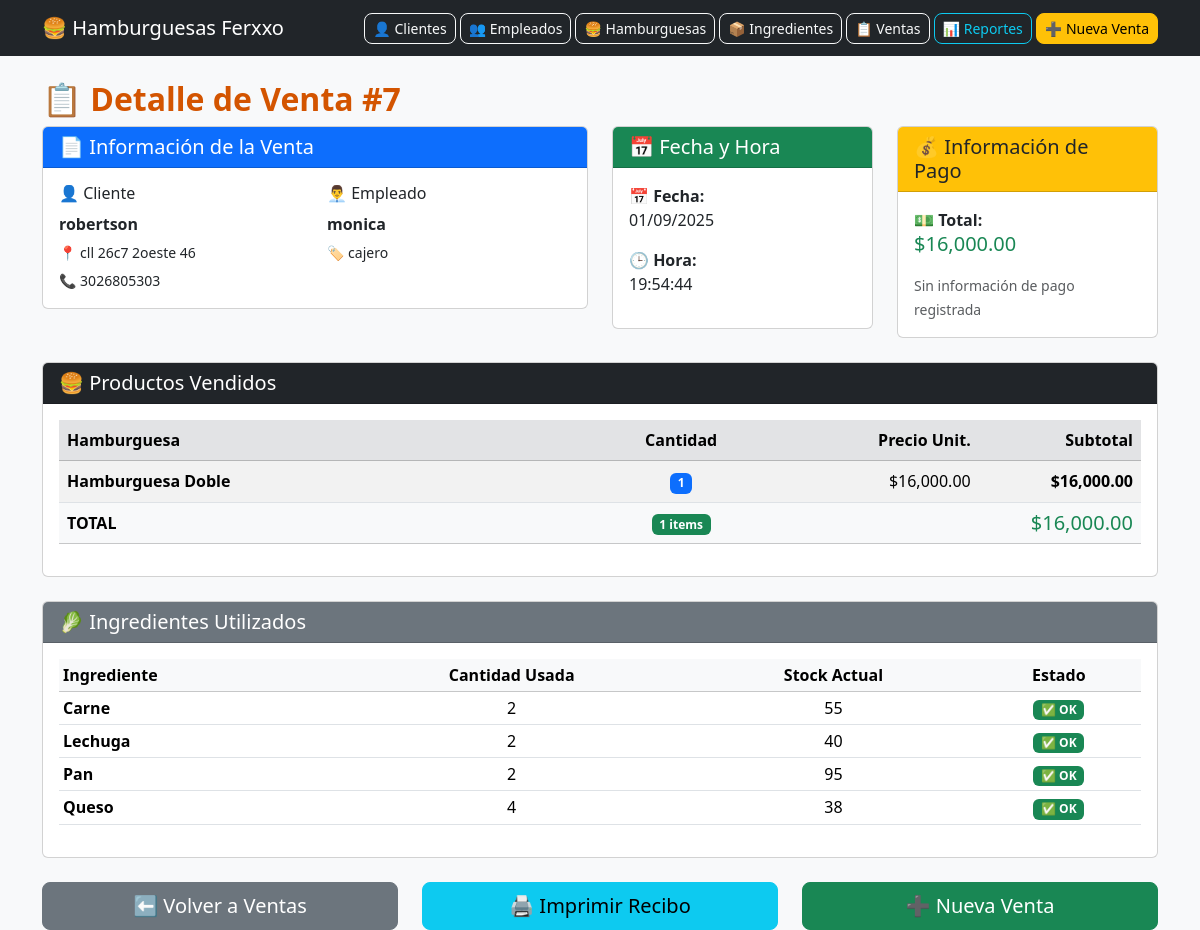
The page /venta_detalle.php?id=7 on the database its author committed.
### tables this page shows
CREATE TABLE `ventas` (
  `id_venta` int(11) NOT NULL,
  `cliente_id` int(11) DEFAULT NULL,
  `empleado_id` int(11) DEFAULT NULL,
  `fecha` datetime DEFAULT current_timestamp(),
  `valor_total` decimal(10,2) NOT NULL
);

CREATE TABLE `clientes` (
  `id_cliente` int(11) NOT NULL,
  `nombre` varchar(100) NOT NULL,
  `direccion` varchar(150) DEFAULT NULL,
  `telefono` varchar(20) DEFAULT NULL
);

CREATE TABLE `empleados` (
  `id_empleado` int(11) NOT NULL,
  `nombre` varchar(100) NOT NULL,
  `apellido` varchar(100) NOT NULL,
  `cargo` varchar(50) NOT NULL
);

CREATE TABLE `detalle_ventas` (
  `id_detalle` int(11) NOT NULL,
  `venta_id` int(11) NOT NULL,
  `hamburguesa_id` int(11) NOT NULL,
  `cantidad` int(11) NOT NULL,
  `subtotal` decimal(10,2) NOT NULL
);

CREATE TABLE `tipo_hamburguesa` (
  `id_hamburguesa` int(11) NOT NULL,
  `nombre` varchar(50) NOT NULL,
  `precio` decimal(10,2) NOT NULL
);

### venta_detalle.php (the view, shortened to what this page needs)
<?php
include("config/db.php");
$id = isset($_GET['id']) ? (int)$_GET['id'] : 0;
include("header.php");
?>
<h2>📋 Detalle de Venta #<?= $id ?></h2>
<?php
$venta_sql = "SELECT v.*, c.nombre AS cliente, c.direccion, c.telefono, e.nombre AS empleado, e.cargo
              FROM ventas v
              LEFT JOIN clientes c ON v.cliente_id = c.id_cliente
              LEFT JOIN empleados e ON v.empleado_id = e.id_empleado
              WHERE v.id_venta = ?";
$stmt = $conn->prepare($venta_sql);
$stmt->bind_param("i", $id);
$stmt->execute();
$result = $stmt->get_result();
$venta = $result->fetch_assoc();
?>
<div class="row mb-4">
    <div class="col-md-6">
        <div class="card">
            <div class="card-header bg-primary text-white">
                <h5 class="mb-0">📄 Información de la Venta</h5>
            </div>
            <div class="card-body">
                <div class="row">
                    <div class="col-md-6">
                        <h6>👤 Cliente</h6>
                        <p class="mb-1"><strong><?= $venta['cliente'] ?: 'Cliente no especificado' ?></strong></p>
                        <?php if($venta['direccion']): ?>
                            <p class="mb-1"><small>📍 <?= $venta['direccion'] ?></small></p>
                        <?php endif; ?>
                        <?php if($venta['telefono']): ?>
                            <p class="mb-0"><small>📞 <?= $venta['telefono'] ?></small></p>
                        <?php endif; ?>
                    </div>
                    <div class="col-md-6">
                        <h6>👨‍💼 Empleado</h6>
                        <p class="mb-1"><strong><?= $venta['empleado'] ?: 'No especificado' ?></strong></p>
                        <?php if($venta['cargo']): ?>
                            <p class="mb-0"><small>🏷️ <?= $venta['cargo'] ?></small></p>
                        <?php endif; ?>
                    </div>
                </div>
            </div>
        </div>
    </div>
    <div class="col-md-3">
        <div class="card">
            <div class="card-header bg-success text-white">
                <h5 class="mb-0">📅 Fecha y Hora</h5>
            </div>
            <div class="card-body">
                <p><strong>📅 Fecha:</strong><br><?= date('d/m/Y', strtotime($venta['fecha'])) ?></p>
                <p><strong>🕒 Hora:</strong><br><?= date('H:i:s', strtotime($venta['fecha'])) ?></p>
            </div>
        </div>
    </div>
    <div class="col-md-3">
        <div class="card">
            <div class="card-header bg-warning text-dark">
                <h5 class="mb-0">💰 Información de Pago</h5>
            </div>
            <div class="card-body">
                <p><strong>💵 Total:</strong><br>
                    <span class="h5 text-success">$<?= number_format($venta['valor_total'], 2) ?></span>
                </p>
                <?php if(isset($venta['monto_recibido']) && $venta['monto_recibido'] > 0): ?>
                    <p><strong>💸 Recibido:</strong><br>
                        <span class="text-primary">$<?= number_format($venta['monto_recibido'], 2) ?></span>
                    </p>
                    <p><strong>💰 Cambio:</strong><br>
                        <span class="text-info fw-bold">$<?= number_format($venta['cambio'] ?? 0, 2) ?></span>
                    </p>
                <?php else: ?>
                    <small class="text-muted">Sin información de pago registrada</small>
                <?php endif; ?>
            </div>
        </div>
    </div>
</div>
<div class="card">
    <div class="card-header bg-dark text-white">
        <h5 class="mb-0">🍔 Productos Vendidos</h5>
    </div>
    <div class="card-body">
        <div class="table-responsive">
            <table class="table table-striped">
                <thead class="table-secondary">
                    <tr>
                        <th width="50%">Hamburguesa</th>
                        <th width="15%" class="text-center">Cantidad</th>
                        <th width="20%" class="text-end">Precio Unit.</th>
                        <th width="15%" class="text-end">Subtotal</th>
                    </tr>
                </thead>
                <tbody>
                    <?php
                    $detalle_sql = "SELECT dv.*, th.nombre, th.precio
                                    FROM detalle_ventas dv
                                    JOIN tipo_hamburguesa th ON dv.hamburguesa_id = th.id_hamburguesa
                                    WHERE dv.venta_id = ?
                                    ORDER BY th.nombre";
                    $stmt_detalle = $conn->prepare($detalle_sql);
                    $stmt_detalle->bind_param("i", $id);
                    $stmt_detalle->execute();
                    $detalle_result = $stmt_detalle->get_result();
                    $total_verificacion = 0;
                    $total_items = 0;
                    while($detalle = $detalle_result->fetch_assoc()){
                        $precio_unitario = $detalle['subtotal'] / $detalle['cantidad'];
                        $total_verificacion += $detalle['subtotal'];
                        $total_items += $detalle['cantidad'];
                        echo "<tr>
                                <td>
                                    <strong>{$detalle['nombre']}</strong>
                                </td>
                                <td class='text-center'>
                                    <span class='badge bg-primary'>{$detalle['cantidad']}</span>
                                </td>
                                <td class='text-end'>
                                    $".number_format($precio_unitario, 2)."
                                </td>
                                <td class='text-end'>
                                    <strong>$".number_format($detalle['subtotal'], 2)."</strong>
                                </td>
                              </tr>";
                    }
                    ?>
                </tbody>
                <tfoot class="table-light">
                    <tr>
                        <th>TOTAL</th>
                        <th class="text-center">
                            <span class="badge bg-success"><?= $total_items ?> items</span>
                        </th>
                        <th></th>
                        <th class="text-end h5 text-success">
                            $<?= number_format($total_verificacion, 2) ?>
                        </th>
                    </tr>
                </tfoot>
            </table>
        </div>
    </div>
</div>
<div class="card mt-4">
    <div class="card-header bg-secondary text-white">
        <h5 class="mb-0">🥬 Ingredientes Utilizados</h5>
    </div>
    <div class="card-body">
        <div class="table-responsive">
            <table class="table table-sm">
                <thead class="table-light">
                    <tr>
                        <th>Ingrediente</th>
                        <th class="text-center">Cantidad Usada</th>
                        <th class="text-center">Stock Actual</th>
                        <th class="text-center">Estado</th>
                    </tr>
                </thead>
                <tbody>
                    <?php
                    $ingredientes_sql = "SELECT p.nombre,
                                                SUM(hp.cantidad * dv.cantidad) as cantidad_usada,
                                                p.stock
                                         FROM detalle_ventas dv
                                         JOIN hamburguesa_producto hp ON dv.hamburguesa_id = hp.hamburguesa_id
                                         JOIN productos p ON hp.producto_id = p.id_producto
                                         WHERE dv.venta_id = ?
                                         GROUP BY p.id_producto, p.nombre, p.stock
                                         ORDER BY p.nombre";
                    $stmt_ing = $conn->prepare($ingredientes_sql);
                    $stmt_ing->bind_param("i", $id);
                    $stmt_ing->execute();
                    $ingredientes_result = $stmt_ing->get_result();
                    while($ing = $ingredientes_result->fetch_assoc()){
                        if($ing['stock'] <= 5){
                            $estado = "<span class='badge bg-danger'>🔴 Crítico</span>";
                        } else if($ing['stock'] <= 10){
                            $estado = "<span class='badge bg-warning text-dark'>⚠️ Bajo</span>";
                        } else {
                            $estado = "<span class='badge bg-success'>✅ OK</span>";
                        }
                        echo "<tr>
                                <td><strong>{$ing['nombre']}</strong></td>
                                <td class='text-center'>{$ing['cantidad_usada']}</td>
                                <td class='text-center'>{$ing['stock']}</td>
                                <td class='text-center'>$estado</td>
                              </tr>";
                    }
                    ?>
                </tbody>
            </table>
        </div>
    </div>
</div>
<div class="row mt-4">
    <div class="col-md-4">
        <a href="ventas.php" class="btn btn-secondary btn-lg w-100">
            ⬅️ Volver a Ventas
        </a>
    </div>
    <div class="col-md-4">
        <button onclick="window.print()" class="btn btn-info btn-lg w-100">
            🖨️ Imprimir Recibo
        </button>
    </div>
    <div class="col-md-4">
        <a href="nueva_venta.php" class="btn btn-success btn-lg w-100">
            ➕ Nueva Venta
        </a>
    </div>
</div>
<?php include("footer.php"); ?>

### css/custom.css (style rules this page uses)
body { font-family: 'Segoe UI', Tahoma, Geneva, Verdana, sans-serif; }
h1, h2 { font-weight: bold; color: #d35400; }
.btn { border-radius: 8px; }

### rows shown on the page
ventas: cliente.nombre "robertson", cliente.direccion "cll 26c7 2oeste 46", cliente.telefono "3026805303", empleado.nombre "monica", empleado.cargo "cajero", fecha "01/09/2025", fecha "19:54:44", valor_total "16,000.00"
detalle_ventas: hamburguesa.nombre "Hamburguesa Doble", cantidad "1", precio_unitario "16,000.00", subtotal "16,000.00"

### other values the page prints
$id "7"
$total_items "1"
$total_verificacion "16,000.00"
$ing['nombre'] "Carne"
$ing['cantidad_usada'] "2"
$ing['stock'] "55"
$ing['nombre'] "Lechuga"
$ing['stock'] "40"
$ing['nombre'] "Pan"
$ing['stock'] "95"
$ing['nombre'] "Queso"
$ing['cantidad_usada'] "4"
$ing['stock'] "38"
